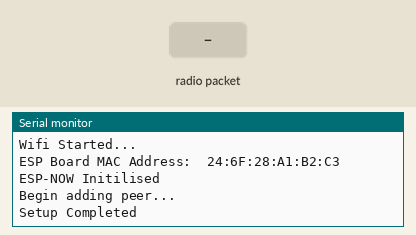
Simulated run of this program. Board: ESP32. Parts: the last lines printed to the serial monitor. Inputs (shaded band) come from the test bench.

Above: at 1.2 s.
1.3 s: radio packet "," arrives
At 2.5 s:
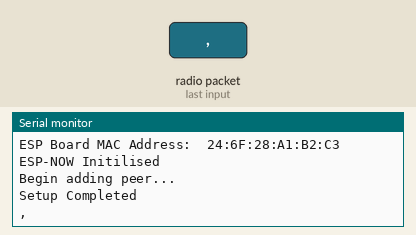
2.8 s: radio packet "&" arrives
At 3.8 s:
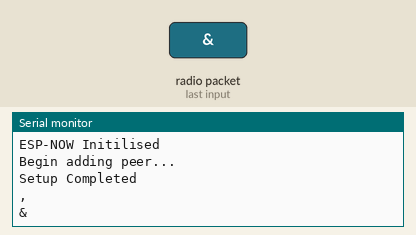
4.3 s: radio packet "5" arrives
At 4.9 s:
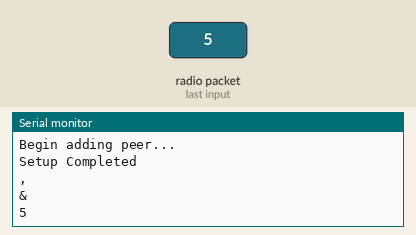

The program:

main.cpp
```cpp
#include <Arduino.h>
#include <ArduinoJson.h>
#include <esp_now.h>
#include <WiFi.h>
//json stuff
DynamicJsonDocument doc(1024);

esp_now_peer_info_t peer;
// C4:DE:E2:12:4E:D4
uint8_t broadcastAddress[] = {0x00, 0x00, 0x00, 0x00, 0x00, 0x01};

char string[200];
String inputString = "";      // a String to hold incoming data
bool stringComplete = false;  // whether the string is complete

struct data {
  // try char int
  int TABLE_NUM;
  int STATUS;
};

data newdata;

void OnDataRecv(const uint8_t * mac, const uint8_t *incomingData, int len) {

  // char* in = (char*) incomingData;
  // String datastr = String(in);
  // Serial.println(datastr);

  // Copy the received data into the struct
  // memcpy(&newdata, incomingData, sizeof(incomingData));
  // Serial.printf("Received Data: Table = %d, status = %d\n", newdata.TABLE_NUM, newdata.STATUS);

  char* buff = (char*) incomingData;
  String buffStr = String(buff);
  Serial.println(buffStr);


}

void setup() {

  Serial.begin(115200);
  Serial.println("Begin Setup...");

  // Init wifi in station mode
  WiFi.mode(WIFI_STA);
  Serial.println("Wifi Started...");
  Serial.print("ESP Board MAC Address:  ");
  Serial.println(WiFi.macAddress());

  if (esp_now_init() != ESP_OK) {
    Serial.println("Error initializing ESP-NOW");
    return;
  }
  Serial.println("ESP-NOW Initilised");

  // reserve 200 bytes for the inputString:
  inputString.reserve(200);

  Serial.println("Begin adding peer...");
  // Register peer
  memcpy(peer.peer_addr, broadcastAddress, 6);
  peer.channel = 0;
  peer.encrypt = false;

  // Add peer
  if (esp_now_add_peer(&peer) != ESP_OK){
    Serial.println("Failed to add peer");
    return;
  }

  esp_now_register_recv_cb(OnDataRecv);

  Serial.println("Setup Completed");
}

void OnDataSent(const uint8_t *mac_addr, esp_now_send_status_t status) {
  //Serial.println(status == ESP_NOW_SEND_SUCCESS ? "1" : "0");
}

void loop() {

}

/*
  SerialEvent called when Nodered tries to send data.
*/
// void serialEvent() {

//   byte bytebuffer[10];

//   char string[200];
//   String inputString = "";      // a String to hold incoming data
//   bool stringComplete = false;  // whether the string is complete
//   byte inbyte;
//   int table;
//   int stat;

//   int i = 0;
//   while (Serial.available()) {

//     char c = Serial.read();

//     if (c == ',') {
//       // Found a comma delimiter, parse the values
//       newdata.TABLE_NUM = inputString.toInt();
//       inputString = ""; // Clear the input string
//     }
//     else if (c == '\n') {
//       // Found a newline, which indicates the end of the data
//       newdata.STATUS = inputString.toInt();
//       }

//     // table = Serial.parseInt();
//     // stat = Serial.parseInt();

//     // // Create a data structure to hold the values
//     // newdata.TABLE_NUM = table;
//     // newdata.STATUS = stat;


//     // inbyte = Serial.read();
//     // bytebuffer[i] = inbyte;
//     // i++;
//     // Serial.print(inbyte); Serial.print(' ');
//     //inputString = inputString + Serial.read();

//     // Serial.println(*incomingint);

//     // for (int i = 0; i < 3; i++) {
//     //   if (incomingChars[i] == '1') {
//     //     bitTrain |= (1 << (4 - i)); // Set the corresponding bit to 1
//     //   } else if (incomingChars[i] == '0') {
//     //     // Do nothing, the bit is already 0
//     //   }
//     // }

//   }
//   delay(100);
//   Serial.printf("Received Data: Table = %d, status = %d\n", newdata.TABLE_NUM, newdata.STATUS);

//   esp_err_t result = esp_now_send(broadcastAddress, (uint8_t *)&newdata, sizeof(data));

//     if (result == ESP_OK) {
//       Serial.println("Data sent successfully");
//     } else {
//       Serial.println("Error sending data");
//     }
//   // Serial.println();

//   // for (int i = 0; i < 10; i++) {
//   //   Serial.print(bytebuffer[i], BIN);
//   //   Serial.print(' ');
//   // }
//   // Serial.println();
//   // memcpy(&string, inputString.c_str(), strlen(inputString.c_str()));
//   // uint8_t *buffer = (uint8_t*) inputString.c_str();
//   // int result = esp_now_send(broadcastAddress, bytebuffer, 4);
//   //if (result != ESP_OK){
//     //Serial.print("Tried to send: ");
//     //Serial.println(inputString);
//     //Serial.print("Size: ");
//     //Serial.println(sizeof(buffer)*strlen(inputString.c_str()));
//   //}
// }

void serialEvent() {
  static String inputString = "";

  while (Serial.available()) {
    char c = Serial.read();

    if (c == ',') {
      // Found a comma delimiter, parse the values
      newdata.TABLE_NUM = inputString.toInt();
      inputString = ""; // Clear the input string
    } else if (c == '&') {
      // Found a newline, which indicates the end of the data
      newdata.STATUS = inputString.toInt();

      // Transmit the data structure using ESP-NOW
      esp_err_t result = esp_now_send(broadcastAddress, (uint8_t *)&newdata, sizeof(data));

      // Clear the input string for the next data
      inputString = "";
    } else {
      // Add the character to the input string
      inputString += c;
    }
  }
}
```

Measured:
- after the input at 1.3 s, the serial monitor: prints a new line at once (image 1)
- after the input at 2.8 s, the serial monitor: prints a new line at once (image 2)
- after the input at 4.3 s, the serial monitor: prints a new line at once (image 3)
